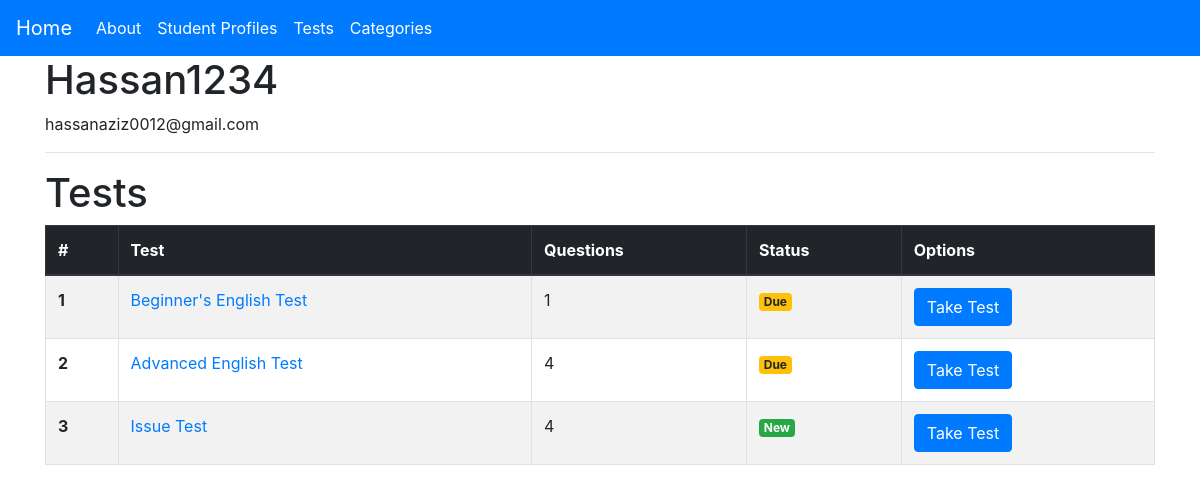
The page /profile/Hassan1234 on the database as committed earlier.
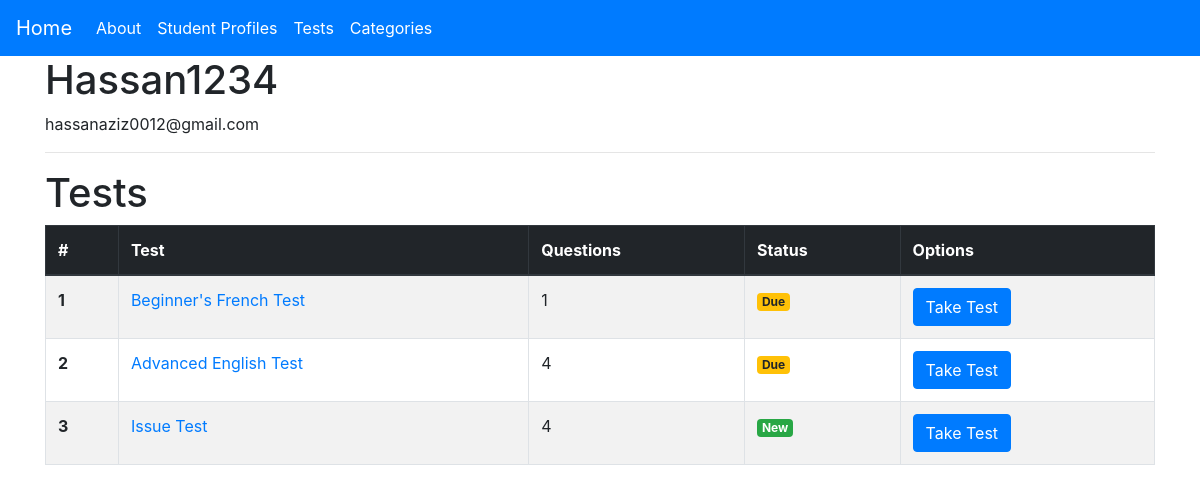
The same page on the database as committed later.
### main/models.py (models this page shows, shortened)
class Test(models.Model):
    test_name = models.CharField(max_length=100)
    test_directions = models.TextField(null=True)
    test_status_new = models.ManyToManyField('StudentProfile', related_name='test_status_new')
    test_status_good = models.ManyToManyField('StudentProfile', related_name='test_status_good')
    test_status_repeat = models.ManyToManyField('StudentProfile', related_name='test_status_repeat')
    test_repeat_due = models.IntegerField(default=6)
    test_status_due = models.ManyToManyField('StudentProfile', related_name='test_status_due')
    test_order = models.IntegerField(default=0)
    supporting_material = models.CharField(max_length=500, null=True)
    category = models.ForeignKey(Category, on_delete=models.CASCADE, null=True, related_name='category', blank=True)

### main/views.py (the view)
# urls.py: path('profile/<str:profile_username>', views.profile, name='profile'),
def profile(request, profile_username):
    profile = StudentProfile.objects.filter(username=profile_username).first()
    tests = Test.objects.all()
    questions = Question.objects.all()
    context = {
        'title': profile.username + ' - Profile',
        'profile': profile,
        'tests': tests,
        'questions': questions,
    }
    return render(request, 'main/profile.html', context=context)

### main/templatetags/tags.py (called while the page is built)
@register.simple_tag(name='filter_questions_per_test')
def filter_questions_per_test(questions, test_id):
    questions_per_test = questions.filter(test=test_id)
    length_of_questions = len(questions_per_test)
    return length_of_questions

### main/templates/main/profile.html
{% extends 'main/base.html' %}
{% load tags %}
{% block content %}
<h1>{{profile.username}}</h1>
<p>{{profile.email}}</p>
<hr>
<h1>Tests</h1>
<table class="table table-bordered table-striped">
    <thead class="thead-dark">
        <tr>
            <th scope="col">#</th>
            <th scope="col">Test</th>
            <th scope="col">Questions</th>
            <th scope="col">Status</th>
            <th scope="col">Options</th>
        </tr>
    </thead>
    <tbody>
        {% for test in tests %}
            <tr>
                <th scope="row">{{forloop.counter}}</th>
                <td>
                    <a href="{% url 'test' test.id %}">
                        {{test.test_name}}
                    </a>
                </td>
                <td>{%filter_questions_per_test questions test.id%}</td>
                <td>
                    {% if profile in test.test_status_new.all %}
                        <span class="badge badge-success">New</span>
                    {% elif profile in test.test_status_good.all %}
                        <span class="badge badge-primary">Good</span>
                    {% elif profile in test.test_status_repeat.all %}
                        <span class="badge badge-danger">Repeat</span>
                        <span class="badge badge-info">Due in {{test.test_repeat_due}} lessons</span>
                    {% elif test.test_status_due %}
                        <span class="badge badge-warning">Due</span>
                    {% else %}
                        <span class="badge badge-secondary">Status Unknown</span>
                    {% endif %}
                </td>
                <td>
                    <a href="{% url 'take-test' test_id=test.id profile_id=profile.id %}">
                        <button class="btn btn-primary">Take Test</button>
                    </a>
                </td>
            </tr>
        {%endfor%}
    </tbody>
</table>
{% endblock content %}

Rows that differ between the two databases and show on the page:
changed Test: test_name "Beginner's English Test" → "Beginner's French Test"
